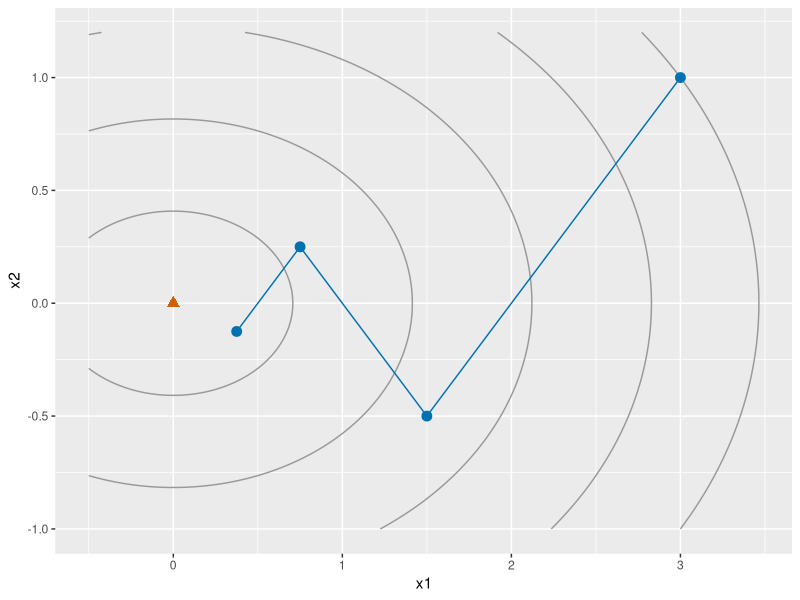

Write the R code that produced this figure.
## ---- chunk 1
#| label: gd-zigzag-r
#| fig-alt: >-
#|   Plot over the plane of nested elliptical level curves of f of x equal to
#|   one half of x1 squared plus 3 x2 squared, in grey, elongated along the
#|   x1 axis. A blue path of line segments with circles starts at the point
#|   (3, 1), then goes to (1.5, -0.5), (0.75, 0.25), and (0.375, -0.125),
#|   crossing the x1 axis at every step and closing in on the origin, which is
#|   marked by a vermilion triangle.
#| fig-height: 4
#| fig-width: 6
gz_x1_gz <- seq(-0.5, 3.5, length.out = 201)
gz_x2_gz <- seq(-1, 1.2, length.out = 201)
gz_grid_gz <- expand.grid(x1 = gz_x1_gz, x2 = gz_x2_gz)
gz_grid_gz$f <- 0.5 * (gz_grid_gz$x1^2 + 3 * gz_grid_gz$x2^2)
gz_steps_gz <- 0:3
gz_path_x1_gz <- 3 * 0.5^gz_steps_gz
gz_path_x2_gz <- c(1, -0.5, 0.25, -0.125)
gz_path_gz <- tibble::tibble(x1 = gz_path_x1_gz, x2 = gz_path_x2_gz)
gz_origin_gz <- tibble::tibble(x1 = 0, x2 = 0)
gz_aes_gz <- ggplot2::aes(x1, x2)
gz_aes_z_gz <- ggplot2::aes(z = f)
gz_breaks_gz <- c(0.25, 1, 2.25, 4, 6)
ggplot2::ggplot(gz_grid_gz, gz_aes_gz) +
  ggplot2::geom_contour(
    gz_aes_z_gz, colour = "grey60", breaks = gz_breaks_gz
  ) +
  ggplot2::geom_path(data = gz_path_gz, colour = "#0072B2") +
  ggplot2::geom_point(data = gz_path_gz, colour = "#0072B2", size = 3) +
  ggplot2::geom_point(
    data = gz_origin_gz, colour = "#D55E00", size = 3, shape = 17
  ) +
  ggplot2::labs(x = "x1", y = "x2")
